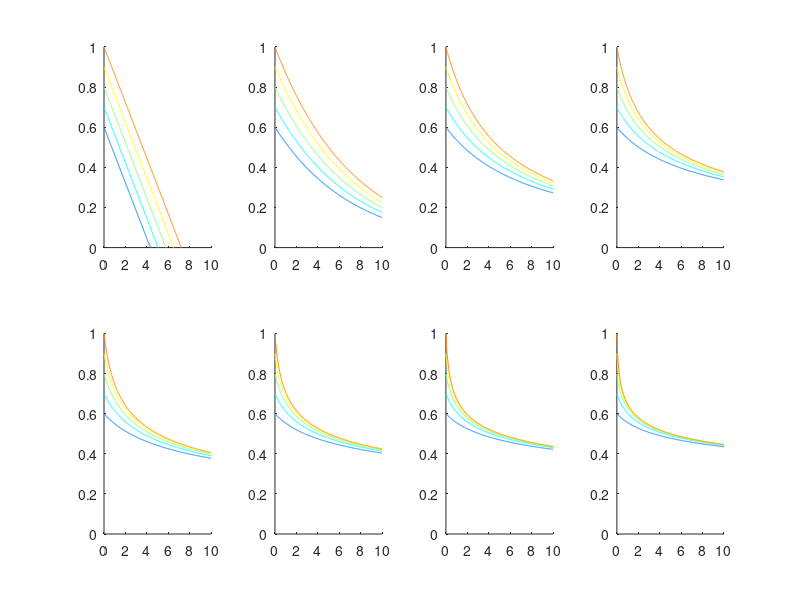

Reproduce this figure in MATLAB.
% a little example problem from Uri Alon, describing nonlinearity and
% robustness to variation in initial conditions

t = 0:0.01:10;
cc = jet(5);
T = 0.5;
tt = 5;
for n = 0:7
    subplot(2,4,n+1)
    ind = 1;
    if(n>1)
        alpha = (n-1)*(1/T^(n-1) - 1)/tt;
    else
        alpha = -log(T)/tt;
    end
    for x0 = 0.6:0.1:1;
%              [t, y]=ode45(@repdecay_ode,t,x0,[],n,alpha);
%              plot(t,y);
        hold on
        if(n~=1)
            x = x0 * (1+x0^(n-1)*alpha*t/(n-1)).^(-1/(n-1));
        else
            x = x0 * exp(-alpha*t);
        end
        plot(t,x,'Color',cc(ind,:));
        ylim([0 1]);
        ind = ind+1;
    end
end